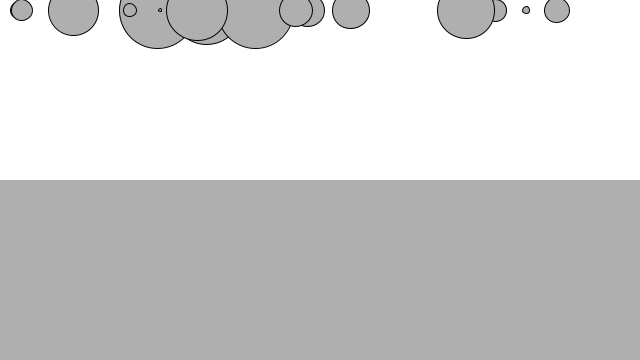
Frame 1 (no input)
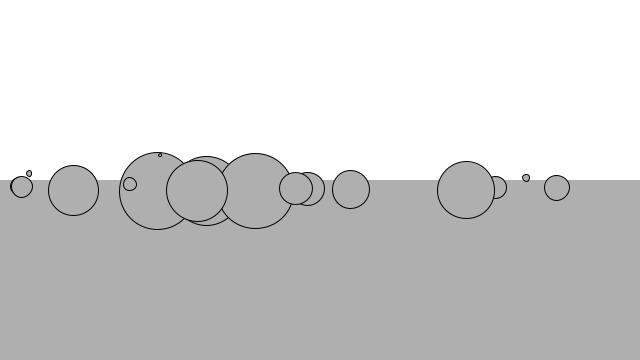
Frame 60 (the mouse pressed at the canvas centre just before this capture)
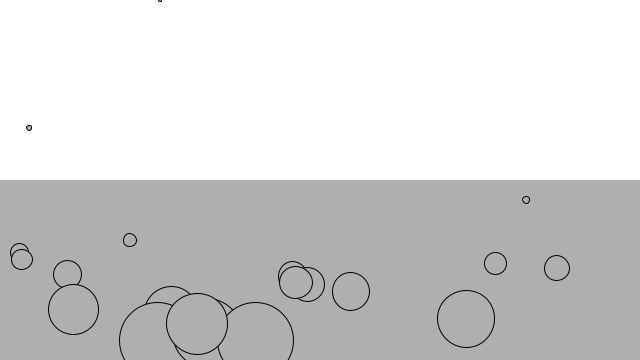
Frame 120 (the mouse held since frame 60 and released just before this capture)

The Processing sketch that drew these frames (run headless with seeded random() and noise(); from frame 60 on, the mouse is pressed at the canvas centre):

// Processing sketch: drag
// ── drag.pde
Mover[] movers = new Mover[20];
Liquid liquid;

PVector half_window = new PVector(320, 180);

void setup() {
  size(640, 360);
  background(255);

  for (int i = 0; i < movers.length; i++) {
    movers[i] = new Mover(random(0.1, 5), random(10, width - 10), 10);
  }
  
  liquid = new Liquid(0, height/2, width, height/2, 0.1);
}

void draw() {
  background(255);
  
  liquid.display();
    
  for (int i = 0; i < movers.length; i++){
  
    if (movers[i].isInside(liquid)) {
      movers[i].drag(liquid); 
    }
    
    float m = movers[i].mass;
    PVector gravity = new PVector(0, 0.1 * m);
    
    movers[i].applyForce(gravity);   
    
    movers[i].update();
    movers[i].display();
    movers[i].checkCorners();
  }
}

// ── liquid.pde
class Liquid {
  float x, y, w, h;
  float c;
  
  Liquid(float x_, float y_, float w_, float h_, float c_) {
    x = x_;
    y = y_;
    w = w_;
    h = h_;
    c = c_;
  }
  
  void display() {
     noStroke();
     fill(175);
     rect(x, y, w, h);
  }
}

// ── mover.pde
class Mover {
  PVector location;
  PVector velocity;
  PVector acceleration;
  float mass;
  float diameter;
  float size;
  
  Mover(float m, float x, float y) {
    location = new PVector(x, y);
    velocity = new PVector(0, 0);
    acceleration = new PVector(0, 0);
    mass = m;
    diameter = 16;
    size = mass * diameter;
  }
  
  void update() {
    velocity.add(acceleration);
    location.add(velocity);
    acceleration.mult(0);
  }
  
  void display() {
    stroke(0);
    fill(175);
    ellipse(location.x, location.y, size, size);
  }
  
  void checkCorners() {
    if (location.x <= 0) {
      velocity.x *= -1;
    } else if (location.x >= width) {
      velocity.x *= -1;
    }
    
    if (location.y <= 0) {
      velocity.y *= -1;
    } else if (location.y >= height) {
      velocity.y *= -1;
    }
  }
  
  void applyForce(PVector force) {
    PVector f = PVector.div(force, mass);
    acceleration.add(f);
  }
  
  boolean isInside(Liquid l) {
    if (location.x > l.x && location.x < (l.x + l.w) && location.y > l.y && location.y < (l.y + l.h)) {
      return true;
    } else {
      return false;
    }
  }
  
  void drag(Liquid l) {
    float speed = velocity.mag();
    float dragMagnitude = l.c * speed * speed;
    
    PVector drag = velocity.copy();
    drag.mult(-1);
    drag.normalize();
    drag.mult(dragMagnitude);
    
    applyForce(drag);
  }
}
